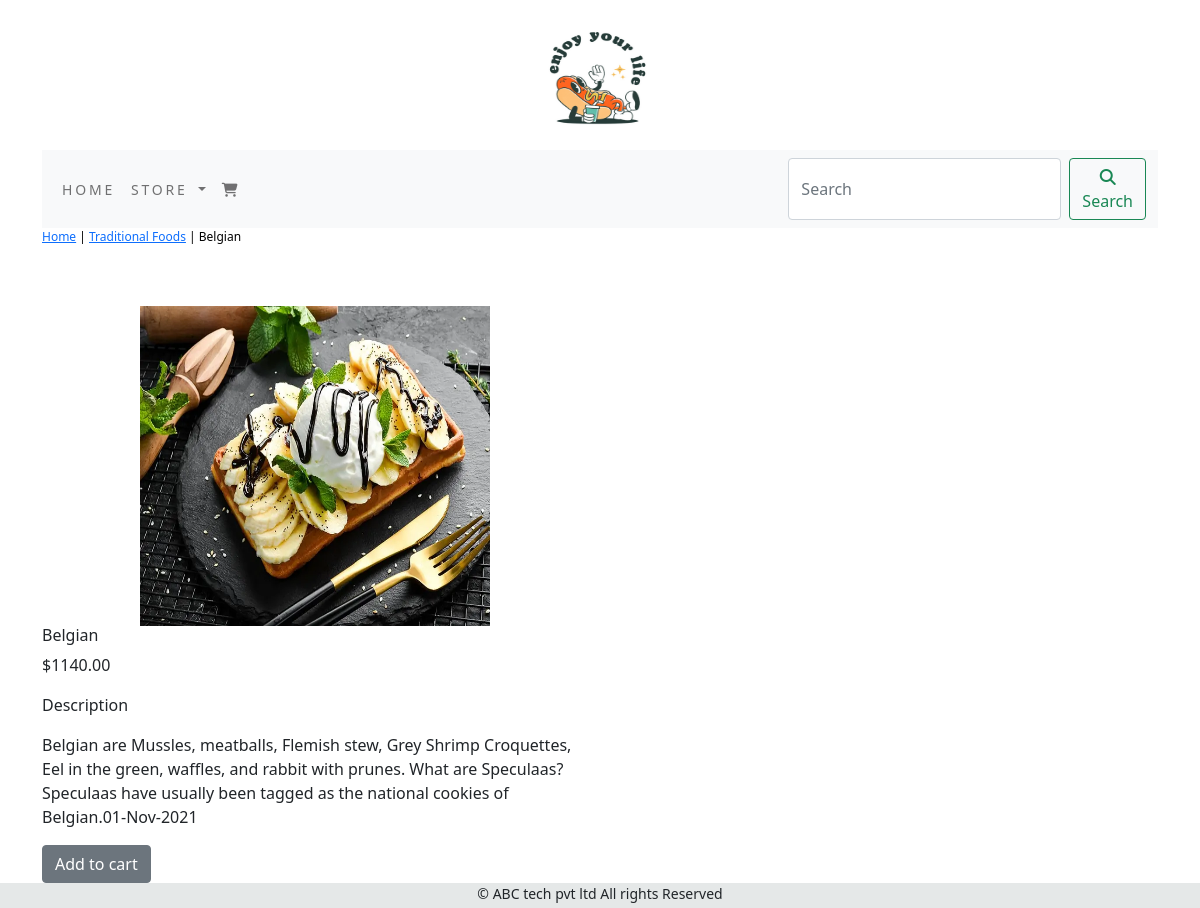
Screenshot of /shop/traditional-foods/belgian/ with the database file from the repository.
### shop/models.py (models this page shows, shortened)
class Product(models.Model):
    name=models.TextField(max_length=250,unique=True)
    slug=models.SlugField(max_length=250,unique=True)
    description=models.TextField(blank=True)
    price=models.DecimalField(max_digits=10,decimal_places=2)
    category=models.ForeignKey(category,on_delete=models.CASCADE)
    image=models.ImageField(upload_to='product',blank=True)
    stock=models.IntegerField()
    available=models.BooleanField(default=True)
    created=models.DateTimeField(auto_now_add=True)
    updated=models.DateTimeField(auto_now=True)
    class Meta:
        ordering=('name',)
        verbose_name='product'
        verbose_name_plural='products'

class category(models.Model):
    name=models.CharField(max_length=250,unique=True)
    slug=models.SlugField(max_length=250,unique=True)
    description=models.TextField(blank=True)
    image=models.ImageField(upload_to='category',blank=True)
    class Meta:
        ordering=('name',)
        verbose_name='category'
        verbose_name_plural='categories'
    def get_url(self):
        return reverse('shop:prod_by_cat', args=[self.slug])
    def __str__(self):
        return '{}'.format(self.name)

### shop/views.py (the view)
# urls.py: path('<slug:c_slug>/<slug:p_slug>/',views.proddetail,name="prodcatdetail"),
def proddetail(request,c_slug,p_slug):
    try:
        product=Product.objects.get(category__slug=c_slug,slug=p_slug)
    except Exception as e:
        raise e
    return render(request,'product.html',{'product':product})

### cart/context_processors.py (called while the page is built)
def counter(request):
    item_count= 0
    if 'admin' in request.path:
        return {}
    else:
        try:
            cart=Cart.objects.filter(cart_id=_cart_id(request))
            car_item=Cartitem.objects.all().filter(cart=cart[:1])
            for cart_item in car_item:
                item_count += cart_item.quantity
        except Cart.DoesNotExist:
            item_count= 0
    return dict(item_count=item_count)

### cart/views.py (called while the page is built)
def _cart_id(request):
    cart=request.session.session_key
    if not cart:
        cart=request.session.create()
        return cart

### shop/context_processors.py (called while the page is built)
def menu_links(request):
    links=category.objects.all()
    return dict(links=links)

### templates/product.html (shortened to what this page needs)
{% extends 'base.html' %}
{% load static %}
{% block content %}
<div class="row my_prod_row">
    <div class="mx_auto">
        <p><a href="{% url 'shop:allprodcat' %}">Home</a> | <a href="product.category.get_url">{{product.category}}</a> | {{product.name}}</p>
    </div>
</div>
</div>
<div class="container">
<br>
    <div class="row">
        <div class="col-6 col-sm-12 col-md-12 col-lg-6 text-center">
            <div class="min-width:18rem">
            <img src="{{product.image.url}}" width="350px" height="320px" alt="{{product.name}}">
            </div>
        </div>
        <div>
            <div class="col-6 col-sm-12 col-md-12 col-lg-6">
             <div>
             <h3 class="my_prod_title">{{product.name}}</h3>
             <p>${{product.price}}</p>
             <p class="my_title">Description</p>
             <p class="text-justify my_prod_text">{{product.description}}</p>
              {% if product.stock <= 0 %}
              <p class="text-justify my_prod_text">Out of stock!</p>
              {% else %}
              <a class="btn btn-secondary" href="{% url 'cart:add_cart' product.id %}">Add to cart</a>
              {% endif %}
              </div>
            </div>
         </div>
</div>
</div>
{% endblock %}

### templates/base.html (shortened to what this page needs)
{% load static %}
<!DOCTYPE html>
<html lang="en">
<head>
     <link rel="stylesheet" href="{% static 'css/custom.css' %}">
        <link href="{% static 'css/bootstrap.min.css' %}" rel="stylesheet">
</head>
<body>
<div class="container">
    {% include 'header.html' %}
    {% include 'nav.html' %}
    {% block content %}
    {% endblock %}
{% include 'footer.html' %}
</body>
</html>

### templates/header.html
{% load static %}
<header>
    <center>
        <a href="{% url 'shop:allprodcat' %}"><img src="{% static 'img/logo.png' %}" alt="logimge" width="150px" height="150px">
    </center>
</header>

### templates/nav.html (shortened to what this page needs)
<nav class="navbar navbar-expand-lg navbar-light bg-light">
  <div class="container-fluid">
    <div class="collapse navbar-collapse" id="navbarSupportedContent">
      <ul class="navbar-nav me-auto mb-2 mb-lg-0">
        <li class="nav-item">
          <a class="nav-link" href="{% url 'shop:allprodcat' %}">Home</a>
        </li>
        <li class="nav-item dropdown {% if shop in request.path %} active {% endif %}" >
          <a class="nav-link dropdown-toggle" href="#" id="navbarDropdown" role="button" data-bs-toggle="dropdown" aria-expanded="false">
            Store
          </a>
        </li>
        {% if item_count > 0 %}
        <li class="nav-item">
          <a class="nav-link" href="{% url 'cart:cart_detail' %}"><i class="fa-solid fa-cart-shopping"></i></a>
        </li>
        {% endif %}
      </ul>
      <form class="d-flex" action="{% url 'searchapp:searchresult' %}" method="get">
        <input class="form-control me-2" type="search" placeholder="Search" name="q" aria-label="Search">
        <button class="btn btn-outline-success" type="submit"><i class="fa-solid fa-magnifying-glass"></i>Search</button>
      </form>
    </div>
  </div>
</nav>

### templates/footer.html
<div class="footer navbar-fixed-bottom my_footer">
  <p class="text-center">&copy; ABC tech pvt ltd All rights Reserved</p>
</div>

### static/css/custom.css (style rules this page uses)
body { font-family: 'Source Sans 3', sans-serif; }
.nav-item { letter-spacing : .2em; font-size : 14px; text-transform : uppercase; }
.my_footer { background-color:#E5E8E8; height:25px; }
.my_footer p { font-size:14px; }
.my_prod_row { padding:top; padding-bottom:20px; }
.my_prod_row .mx_auto { color:#000; font-size:12px; text-decordation:none; }
.my_prod_title { font-size:16px; text_transform:uppercase; letter-spacing;2em; padding;top; }
.my_prod_text { padding-right:20px; }

### rows the page displays
Product: category "Traditional Foods", name "Belgian", image (picture), price "1140.00", description "Belgian are Mussles, meatballs, Flemish stew, Grey Shrimp Croquettes, Eel in the green, waffles, and rabbit with prunes. What are Speculaas? Speculaas have usually been tagged as the national cookies of Belgian.01-Nov-2021"
